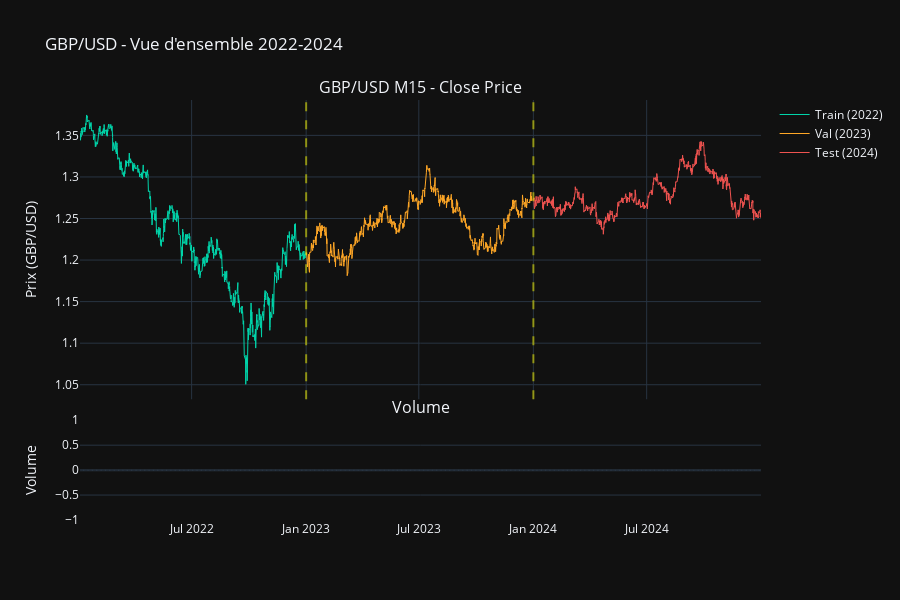

Notebook code cell kept with this figure:
### Markdown cell above
### 2.2 - Prix OHLC dans le temps

### Code cell
# Concaténation avec label de split
df_all = pd.concat([
    df_train.assign(split='Train (2022)'),
    df_val.assign(split='Val (2023)'),
    df_test.assign(split='Test (2024)'),
], ignore_index=True)

# Échantillonnage pour plotly (1 bougie sur 4 = 1h)
df_plot = df_all.iloc[::4].copy()

fig = make_subplots(
    rows=2, cols=1,
    shared_xaxes=True,
    vertical_spacing=0.05,
    row_heights=[0.75, 0.25],
    subplot_titles=['GBP/USD M15 - Close Price', 'Volume'],
)

colors = {'Train (2022)': '#00d4aa', 'Val (2023)': '#ffa726', 'Test (2024)': '#ef5350'}

for split_name in ['Train (2022)', 'Val (2023)', 'Test (2024)']:
    mask = df_plot['split'] == split_name
    sub = df_plot[mask]
    fig.add_trace(
        go.Scatter(
            x=sub['timestamp'], y=sub['close'],
            name=split_name, line=dict(color=colors[split_name], width=1),
        ),
        row=1, col=1,
    )
    fig.add_trace(
        go.Bar(
            x=sub['timestamp'], y=sub['volume'],
            name=f'Vol {split_name}', marker_color=colors[split_name],
            opacity=0.5, showlegend=False,
        ),
        row=2, col=1,
    )

# Lignes de séparation train/val/test
for date, label in [('2023-01-01', 'Train|Val'), ('2024-01-01', 'Val|Test')]:
    fig.add_vline(x=date, line_dash='dash', line_color='yellow', opacity=0.5, row=1, col=1)

fig.update_layout(height=600, title_text='GBP/USD - Vue d\'ensemble 2022-2024')
fig.update_yaxes(title_text='Prix (GBP/USD)', row=1, col=1)
fig.update_yaxes(title_text='Volume', row=2, col=1)
fig.show()

### Figure 1 — Plotly figure (JSON) as saved in the notebook; plotly's stock layout.template omitted (floating-point values rounded to 4 significant figures; data arrays with more than 128 entries replaced by an {"elided": "..."} marker saying what was removed)
{"data": [{"line": {"color": "#00d4aa", "width": 1}, "name": "Train (2022)", "type": "scatter", "x": {"elided": "6062 str values"}, "xaxis": "x", "y": {"elided": "6062 float values"}, "yaxis": "y"}, {"marker": {"color": "#00d4aa"}, "name": "Vol Train (2022)", "opacity": 0.5, "showlegend": false, "type": "bar", "x": {"elided": "6062 str values"}, "xaxis": "x2", "y": {"elided": "6062 int values"}, "yaxis": "y2"}, {"line": {"color": "#ffa726", "width": 1}, "name": "Val (2023)", "type": "scatter", "x": {"elided": "5262 str values"}, "xaxis": "x", "y": {"elided": "5262 float values"}, "yaxis": "y"}, {"marker": {"color": "#ffa726"}, "name": "Vol Val (2023)", "opacity": 0.5, "showlegend": false, "type": "bar", "x": {"elided": "5262 str values"}, "xaxis": "x2", "y": {"elided": "5262 int values"}, "yaxis": "y2"}, {"line": {"color": "#ef5350", "width": 1}, "name": "Test (2024)", "type": "scatter", "x": {"elided": "5956 str values"}, "xaxis": "x", "y": {"elided": "5956 float values"}, "yaxis": "y"}, {"marker": {"color": "#ef5350"}, "name": "Vol Test (2024)", "opacity": 0.5, "showlegend": false, "type": "bar", "x": {"elided": "5956 str values"}, "xaxis": "x2", "y": {"elided": "5956 int values"}, "yaxis": "y2"}], "layout": {"annotations": [{"font": {"size": 16}, "showarrow": false, "text": "GBP/USD M15 - Close Price", "x": 0.5, "xanchor": "center", "xref": "paper", "y": 1.0, "yanchor": "bottom", "yref": "paper"}, {"font": {"size": 16}, "showarrow": false, "text": "Volume", "x": 0.5, "xanchor": "center", "xref": "paper", "y": 0.2375, "yanchor": "bottom", "yref": "paper"}], "height": 600, "shapes": [{"line": {"color": "yellow", "dash": "dash"}, "opacity": 0.5, "type": "line", "x0": "2023-01-01", "x1": "2023-01-01", "xref": "x", "y0": 0, "y1": 1, "yref": "y domain"}, {"line": {"color": "yellow", "dash": "dash"}, "opacity": 0.5, "type": "line", "x0": "2024-01-01", "x1": "2024-01-01", "xref": "x", "y0": 0, "y1": 1, "yref": "y domain"}], "title": {"text": "GBP/USD - Vue d'ensemble 2022-2024"}, "xaxis": {"anchor": "y", "domain": [0, 1], "matches": "x2", "showticklabels": false}, "xaxis2": {"anchor": "y2", "domain": [0, 1]}, "yaxis": {"anchor": "x", "domain": [0.2875, 1.0], "title": {"text": "Prix (GBP/USD)"}}, "yaxis2": {"anchor": "x2", "domain": [0, 0.2375], "title": {"text": "Volume"}}}}
